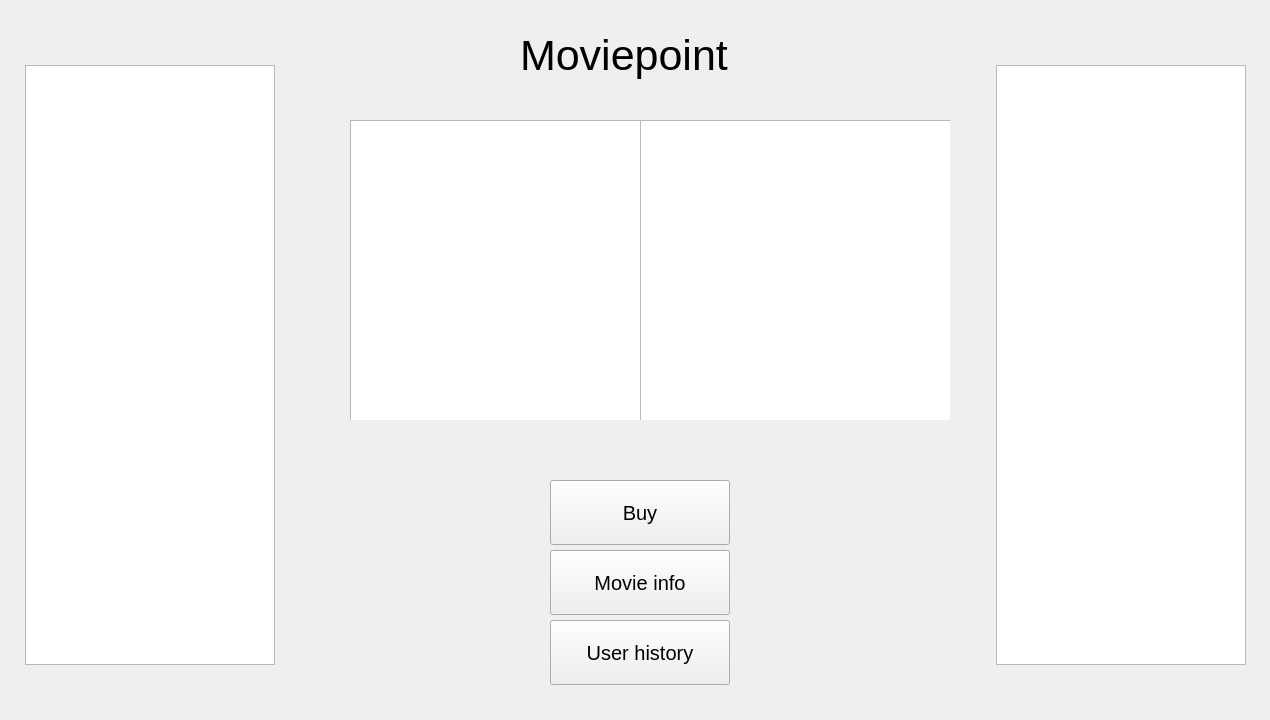
<?xml version="1.0" encoding="UTF-8"?>
<ui version="4.0">
 <class>Main_page</class>
 <widget class="QWidget" name="Main_page">
  <property name="geometry">
   <rect>
    <x>0</x>
    <y>0</y>
    <width>1270</width>
    <height>720</height>
   </rect>
  </property>
  <property name="windowTitle">
   <string>Form</string>
  </property>
  <widget class="QTableWidget" name="Left_posters">
   <property name="geometry">
    <rect>
     <x>25</x>
     <y>65</y>
     <width>250</width>
     <height>600</height>
    </rect>
   </property>
   <property name="sizePolicy">
    <sizepolicy hsizetype="Fixed" vsizetype="Expanding">
     <horstretch>0</horstretch>
     <verstretch>0</verstretch>
    </sizepolicy>
   </property>
  </widget>
  <widget class="QTableWidget" name="Rihgt_posters">
   <property name="geometry">
    <rect>
     <x>996</x>
     <y>65</y>
     <width>250</width>
     <height>600</height>
    </rect>
   </property>
  </widget>
  <widget class="QLabel" name="Title">
   <property name="geometry">
    <rect>
     <x>520</x>
     <y>30</y>
     <width>281</width>
     <height>51</height>
    </rect>
   </property>
   <property name="font">
    <font>
     <pointsize>32</pointsize>
    </font>
   </property>
   <property name="text">
    <string>Moviepoint</string>
   </property>
  </widget>
  <widget class="QFrame" name="frame">
   <property name="geometry">
    <rect>
     <x>350</x>
     <y>120</y>
     <width>600</width>
     <height>300</height>
    </rect>
   </property>
   <property name="frameShape">
    <enum>QFrame::StyledPanel</enum>
   </property>
   <property name="frameShadow">
    <enum>QFrame::Raised</enum>
   </property>
   <widget class="QListWidget" name="Movie_list">
    <property name="geometry">
     <rect>
      <x>0</x>
      <y>0</y>
      <width>291</width>
      <height>301</height>
     </rect>
    </property>
   </widget>
   <widget class="QListWidget" name="Schedule_list">
    <property name="geometry">
     <rect>
      <x>290</x>
      <y>0</y>
      <width>311</width>
      <height>301</height>
     </rect>
    </property>
   </widget>
  </widget>
  <widget class="QPushButton" name="Buy_button">
   <property name="geometry">
    <rect>
     <x>550</x>
     <y>480</y>
     <width>180</width>
     <height>65</height>
    </rect>
   </property>
   <property name="font">
    <font>
     <pointsize>15</pointsize>
    </font>
   </property>
   <property name="text">
    <string>Buy</string>
   </property>
  </widget>
  <widget class="QPushButton" name="movie_info_button">
   <property name="geometry">
    <rect>
     <x>550</x>
     <y>550</y>
     <width>180</width>
     <height>65</height>
    </rect>
   </property>
   <property name="font">
    <font>
     <pointsize>15</pointsize>
    </font>
   </property>
   <property name="text">
    <string>Movie info</string>
   </property>
  </widget>
  <widget class="QPushButton" name="User_history_button">
   <property name="geometry">
    <rect>
     <x>550</x>
     <y>620</y>
     <width>180</width>
     <height>65</height>
    </rect>
   </property>
   <property name="font">
    <font>
     <pointsize>15</pointsize>
    </font>
   </property>
   <property name="text">
    <string>User history</string>
   </property>
  </widget>
 </widget>
 <resources/>
 <connections/>
</ui>
